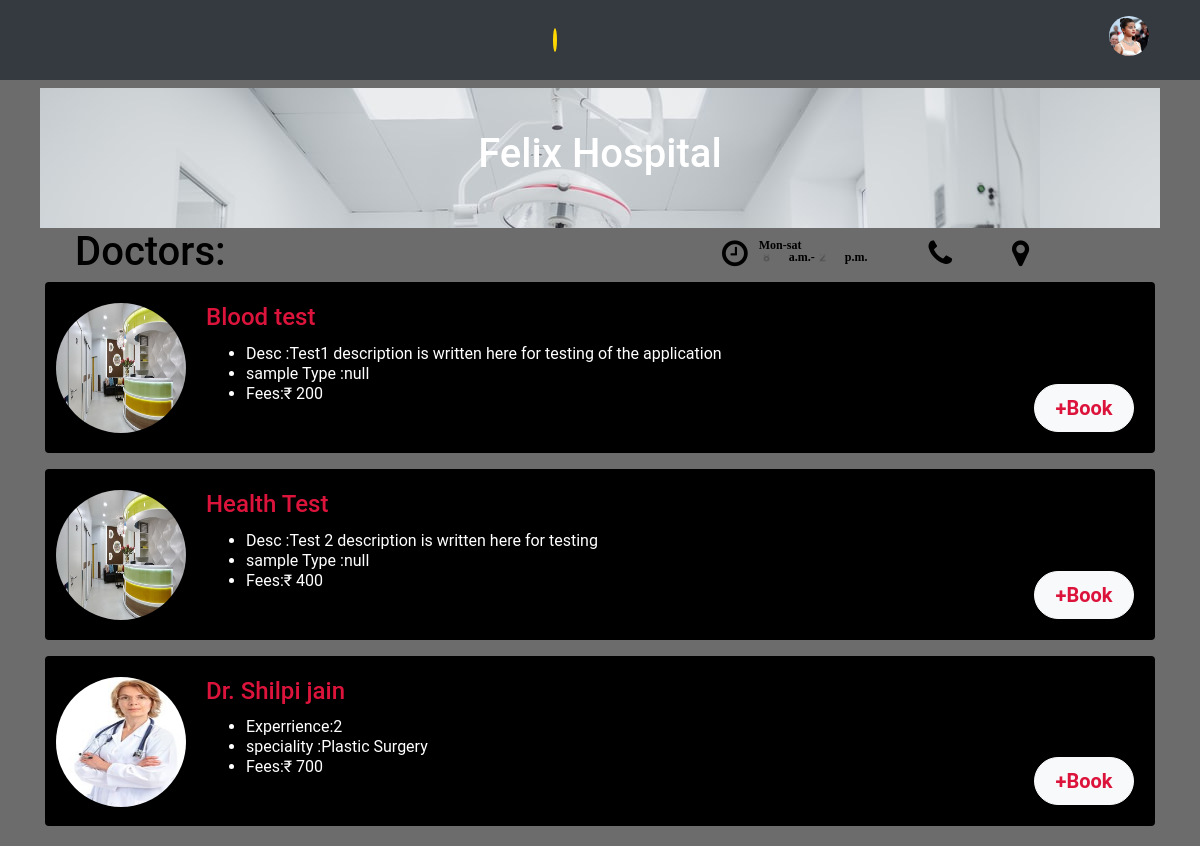
Page /show_details/1 on the earlier database version.
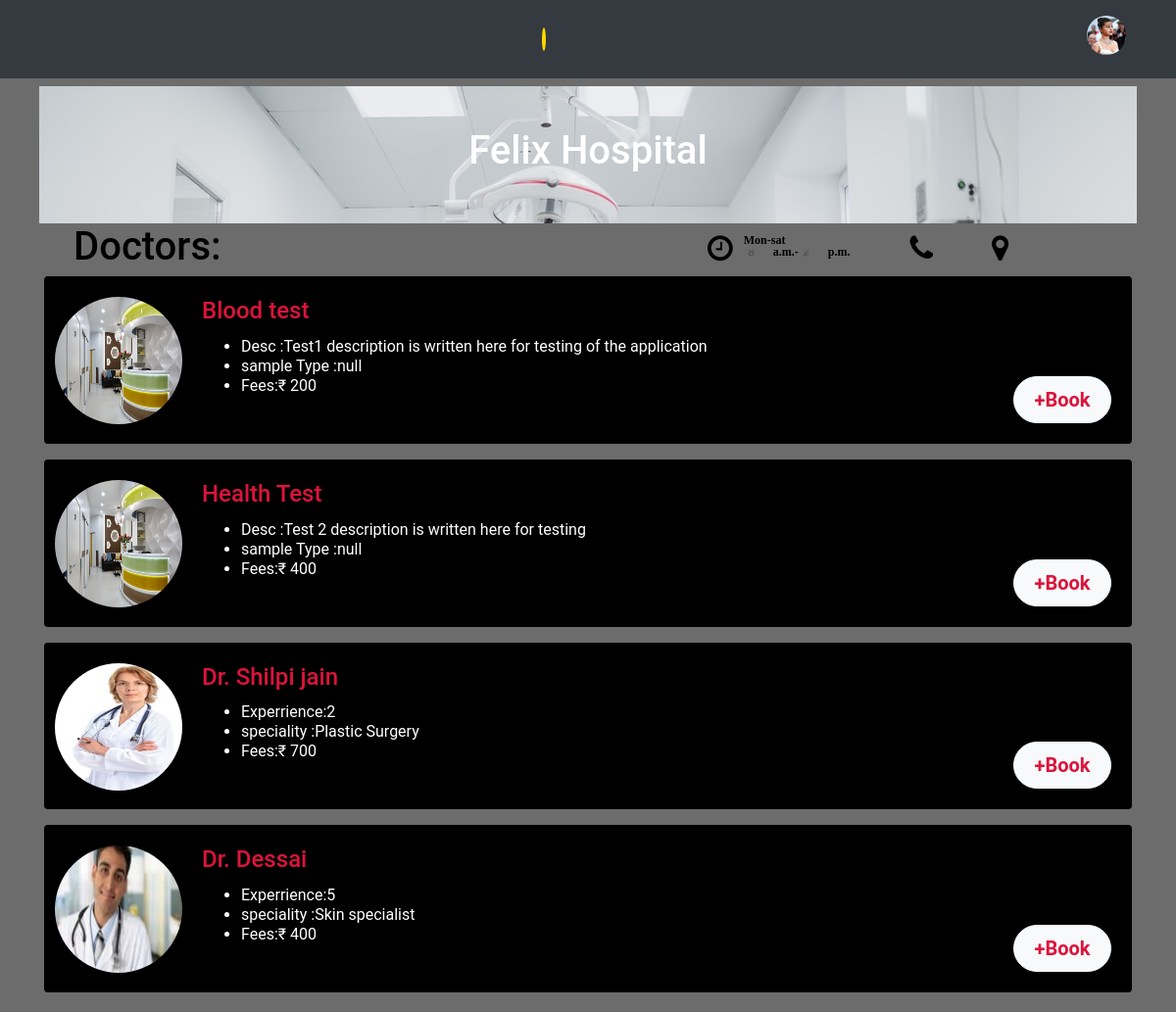
Same page on the later database version.
### store/models.py (models this page shows, shortened)
class Shop(models.Model):
    shop_status = (
        ('E', 'ENABLE'),
        ('D', 'DISABLE')
    )
    Name = models.CharField(max_length=190, unique=True)
    Shop_owner = models.OneToOneField(
        User, on_delete=models.SET_NULL, blank=True, null=True, related_name="shop")
    Address = models.CharField(max_length=300)
    Status = models.CharField(max_length=2, choices=shop_status, default='E')
    Interior_image = models.ImageField(
        upload_to='shops', blank=True, null=True)
    OffDay = models.CharField(max_length=10, default="7", choices=week_days)
    Image = models.ImageField(upload_to='shops', blank=True, null=True)
    Opening_time = models.TimeField(null=True, blank=True)
    Closing_time = models.TimeField(null=True, blank=True)
    Shop_url = models.URLField(
        max_length=200, default='www.watduwant.com/show_details')

class Pathological_Test_Service(models.Model):
    Shop = models.ForeignKey(Shop, on_delete=models.CASCADE, related_name="PathologicalTestServices")
    Tests = models.ForeignKey(Pathological_Test, on_delete=models.CASCADE, related_name="PathologicalTestServices")
    Price = models.IntegerField()
    ReportDeliveryTime = models.TimeField()

class Pathological_Test(models.Model):
    TestName = models.CharField(max_length=100)
    Desc =  models.TextField()
    Image = models.ImageField(upload_to='shops', blank=True, null=True)
    SampleType  = models.CharField(max_length=100)
    FastingRequirement = models.BooleanField(default=False)

class Service(models.Model):
    Clinic = models.ForeignKey(
        Shop, on_delete=models.CASCADE, null=True, blank=True, related_name="services")
    Doctor = models.ForeignKey(
        Doctor, on_delete=models.CASCADE, null=True, blank=True, related_name='services')
    Fees = models.IntegerField()
    class Meta:
        unique_together = (('Clinic', 'Doctor'),)

class Doctor(models.Model):
    Name = models.CharField(max_length=100, unique=True)
    Specialization = models.CharField(max_length=200, blank=False)
    Experience = models.IntegerField()
    Image = models.ImageField(upload_to='doctors', blank=True, null=True)

### customer/views.py (the view)
# urls.py: path('show_details/<shop_id>', views.show_details, name='show_details'),
def show_details(request, shop_id):
    details = Shop.objects.get(pk=shop_id)
    data = Service.objects.filter(Clinic=details)
    return render(request, 'clinicalldetails.html', {'details': details, 'data': data, 'n':range(2)})

### customer/templatetags/custom_tags.py (called while the page is built)
@register.filter(name='get_date')
def get_date(weekday, next):
    weekday = int(weekday)
    today = datetime.today().isoweekday()
    diff = 0
    if(weekday > today):
        diff = weekday - today
    else:
        diff = 7 + weekday - today
    todayDate = date.today()
    appointment_date = todayDate + timedelta(days=diff)
    if(next == 0):
        return weekdays[str(weekday)] + ' ' + str(appointment_date + timedelta(days=7))
    elif(next == 1):
        return weekdays[str(weekday)] + ' ' +  str(appointment_date + timedelta(days=14))
    return weekdays[str(weekday)] + ' ' + str(appointment_date)

### templates/clinicalldetails.html (shortened to what this page needs)
{% extends "base.html" %} {% load static %}
{% block content %}
{% load custom_tags %}
<head>
  <link rel="stylesheet" href="https://cdnjs.cloudflare.com/ajax/libs/font-awesome/4.7.0/css/font-awesome.min.css">
</head>
  <nav class="navbar navbar-default " id="navbar-style">
    <div id="header" style="background: url({{details.Interior_image.url}})" class="container">
        <div class="navbar-header">
            <h1 class="head1">{{details.Name}}</h1>
        </div>
    </div>
    <div class='container'>
        <div class="row" id="brand-style">
            <div class="col-12">
                <div id="brand">
                    <div class="social-icons">
                        <a href="#" class="heading">
                            <h1>Doctors:</h1>
                        </a>
                        <div class="icon-arrag">
                            <a href="#" class="icon"></a>
                            <a href="#" class="icon"> </a>
                            <a href="#" class="icon">
                                <p class='day-index'>Mon-sat<br>{{details.Opening_time}}-{{details.Closing_time}}</p>
                            </a>
                        </div>
                    </div>
                </div>
            </div>
        </div>
    </div>
  </nav>
  <section id="services">
    <div class="container">
        <div class="row">
            {% for pathological in details.PathologicalTestServices.all %}
            <div class="col-12 mt-3">
                <div class="card">
                    <div class="card-horizontal">
                        <div class="img-square-wrapper">
                            <img class="img" src={{pathological.Tests.Image.url}} alt="Card image cap">
                        </div>
                        <div class="card-body">
                            <h4 class="card-title">{{pathological.Tests.TestName}}</h4>
                            <ul class="card-text">
                                <li>Desc :{{pathological.Tests.Desc}}</li>
                                <li>sample Type :{{pathological.Tests.SampleType}}</li>
                                <button type="button" class="btn btn-light btn-lg" data-toggle="modal"
                                    data-target="#pathologicalModal{{pathological.id}}">+Book</button>
                                <li>Fees:&#x20b9 {{pathological.Price}}</li>
                            </ul>
                        </div>
                    </div>
                </div>
            </div>
            {% endfor %}
          {% for d in data %}
            <div class="col-12 mt-3">
                <div class="card">
                    <div class="card-horizontal">
                        <div class="img-square-wrapper">
                            <img class="img" src={{d.Doctor.Image.url}} alt="Card image cap">
                        </div>
                        <div class="card-body">
                            <h4 class="card-title">{{d.Doctor.Name}}</h4>
                            <ul class="card-text">
                                <li>Experrience:{{d.Doctor.Experience}}</li>
                                <li>speciality :{{d.Doctor.Specialization}}</li>
                                <button type="button" class="btn btn-light btn-lg" data-toggle="modal"
                                    data-target="#myModal{{d.id}}">+Book</button>
                                <li>Fees:&#x20b9 {{d.Fees}}</li>
                            </ul>
                        </div>
                    </div>
                </div>
            </div>
          {% endfor %}
        </div>
    </div>
  </section>
  <br>
</div>
  {% endblock %}

### templates/base.html (shortened to what this page needs)
{% load static %}
<!DOCTYPE html>
<html lang="en">
  <head>
    <link rel="stylesheet" href="https://maxcdn.bootstrapcdn.com/bootstrap/4.0.0/css/bootstrap.min.css"
>
    <link rel="stylesheet" href={% static 'css/style.css' %} />
  </head>
  <body>
    <nav style="width: 100%;height:5rem;" style="background-color: black;" class="navbar navbar-dark bg-dark">
      <div style="position: relative;" class="container-fluid">
        <a style="border:2px solid gold;border-radius:50%;position:absolute;left:46%;" class="p-0" href="/">
        </a>
        <ul style="position: absolute;right:3%" class="d-flex  me-0 ms-0 p-0 mb-2">
          <li class="dropdown-pic">
            <a class="dropdown-button" style="border-radius:50%;text-decoration: none;color:white;" href="#" id="navbarDropdown" role="button" data-bs-toggle="dropdown" aria-expanded="false">
              <img src={% static 'images/customer-profile.jpg' %} style="border-radius: 50%;" width=40 alt="">
            </a>
          </li>
        </ul>
      </div>
    </nav>
    <div class="app">
      {% block content %}
      {% endblock content %}
  </body>
</html>

### static/css/style.css (style rules this page uses)
body { font-family: 'Open Sans', sans-serif; line-height: 20px; font-size: 300; font-size: 16px; }
html { font-family:'Montserrat', sans-serif; scroll-behavior: smooth; padding: 0px; }
a { text-decoration: none; }
#header { background-image: url(img/head4.jpg); object-fit:contain; background-size:cover; padding: 3vh; margin-left: auto; margin-right: auto; height: 140px; width: 70rem; }
#header .navbar-header { color: white; font-size: 2rem; position:relative; margin-left: auto; margin-right: auto; display: block; text-align: center; padding: 0px; }
#header .navbar-header .head1 { line-height: 0.7; }
#brand .social-icons a { position:relative; display: flex; height: 50px; float: right; padding: 30px; color: black; text-decoration: none; }
#brand .social-icons .icon { color: black; font-size: 30px; position: relative; }
#brand .social-icons .heading { color:black ; float: left; }
.card-horizontal { display: flex; flex: 1 1 auto; }
.icon-arrag { float: left; margin-left: 647px; margin-top: -50px; margin-bottom: -10px; }
#brand .social-icons .heading { color: black; float: left; margin-top: -30px; }
.day-index { font-size: 12px; margin-left: 10px; font-family: emoji; font-weight: 600; padding: 1px; line-height: 1; }
.img { border-radius: 50%; margin-top: 20px; margin-left: 10px; height: 130px; width: 130px; }
#services .card { background-color: black; color: white; }
#services .card-body .card-title { color: crimson; }
#services .card-body button { color: crimson; }
#services .card .card-body button { float: right; border-radius: 40px; width: 100px; font-weight: bold; }

### templates/base.html (style rules this page uses)
body { background-color: rgba(10,10,10,0.6) }
.heading { color: white; font-size: 1.5rem; line-height:1.5; font-weight:bold; }
.dropdown-pic { position: relative; display: inline-block; }
body { font-family: 'Roboto', Arial, sans-serif; }

Differences in the rows shown:
added Service: Doctor.Image (picture), Doctor.Name "Dr. Dessai", Doctor.Experience "5", Doctor.Specialization "Skin specialist", Fees "400"
